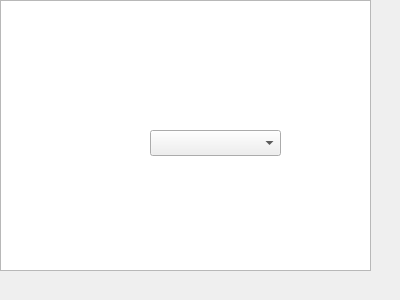
<?xml version="1.0" encoding="UTF-8"?>
<ui version="4.0">
 <class>GraphArea</class>
 <widget class="QWidget" name="GraphArea">
  <property name="geometry">
   <rect>
    <x>0</x>
    <y>0</y>
    <width>400</width>
    <height>300</height>
   </rect>
  </property>
  <property name="windowTitle">
   <string>Form</string>
  </property>
  <widget class="QGraphicsView" name="graphicsView">
   <property name="geometry">
    <rect>
     <x>0</x>
     <y>0</y>
     <width>371</width>
     <height>271</height>
    </rect>
   </property>
  </widget>
  <widget class="QComboBox" name="comboBox">
   <property name="geometry">
    <rect>
     <x>150</x>
     <y>130</y>
     <width>131</width>
     <height>26</height>
    </rect>
   </property>
  </widget>
 </widget>
 <resources/>
 <connections/>
</ui>
